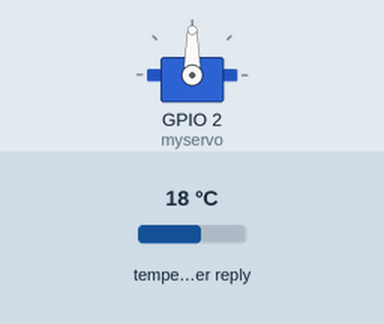
This sketch was run on a simulated ESP8266 (NodeMCU). Shown: servo. Inputs (shaded band) come from the test bench; at power-on: temperature in the weather reply 18 °C. WiFi joins after 1.5 s; servers stay silent unless stated; web services answer with replies made up by the test bench; what the sketch prints to the serial monitor is not drawn.

Above: at 0.1 s.
At 1.6 s:
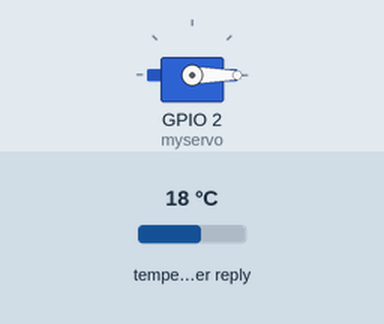
Timing chart, 0 to 3.5 s (numbered marks = the images above):
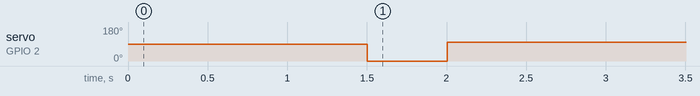

The sketch:

brasilia.ino
```cpp
/*
*/
#include <Servo.h>
#include <ESP8266WiFi.h>
#include <ESP8266WiFiMulti.h>

#ifndef STASSID
#define STASSID "your_wifi"
#define STAPSK  "your_wifi_password"
#endif
const char* ssid     = STASSID;
const char* password = STAPSK;

const char* host = "api.openweathermap.org"; //waar die heen moet kan ook google.com zijn
const uint16_t port = 80; //http:80 https:443
//const int led = 2;
Servo myservo;  // create servo object to control a servo
ESP8266WiFiMulti WiFiMulti;

int pos = 0;    // variable to store the servo position
void setup() {
  myservo.attach(2);  // attaches the servo on GPIO2 to the servo object
  Serial.begin(115200);

  // We start by connecting to a WiFi network
  WiFi.mode(WIFI_STA);
  WiFiMulti.addAP(ssid, password);


  while (WiFiMulti.run() != WL_CONNECTED) {
    delay(500);
  }

  pos = 0; //TEST
  myservo.write(pos);  // tell servo to go to position in variable 'pos'
  delay(500);
  pos = 100;
  myservo.write(pos);  // tell servo to go to position in variable 'pos'

  delay(500);

}


void loop() {
  // Use WiFiClient class to create TCP connections
  WiFiClient client;

  if (!client.connect(host, port)) {
    delay(5000);
    return;
  } else {
    client.println("GET /data/2.5/weather?q=brasilia&APPID=67f4a76fce6a321e237cd63a2a19db8e"); //if clint is connected get api
    client.println();

  }

  //read back one line from server
  String response = client.readStringUntil('\r'); //read response
  if (response.indexOf("rain") > 0) { //if there's a rain in there
    pos = 0; //let it rain
    myservo.write(pos);  // tell servo to go to position in variable 'pos'
    delay(1200000); // open for 20 min
    pos = 100;
    myservo.write(pos);  // tell servo to go to position in variable 'pos'
  } else {
    Serial.println("dry");
  }
  client.stop();
  delay(3600000); //check again in 60 min
}
```
